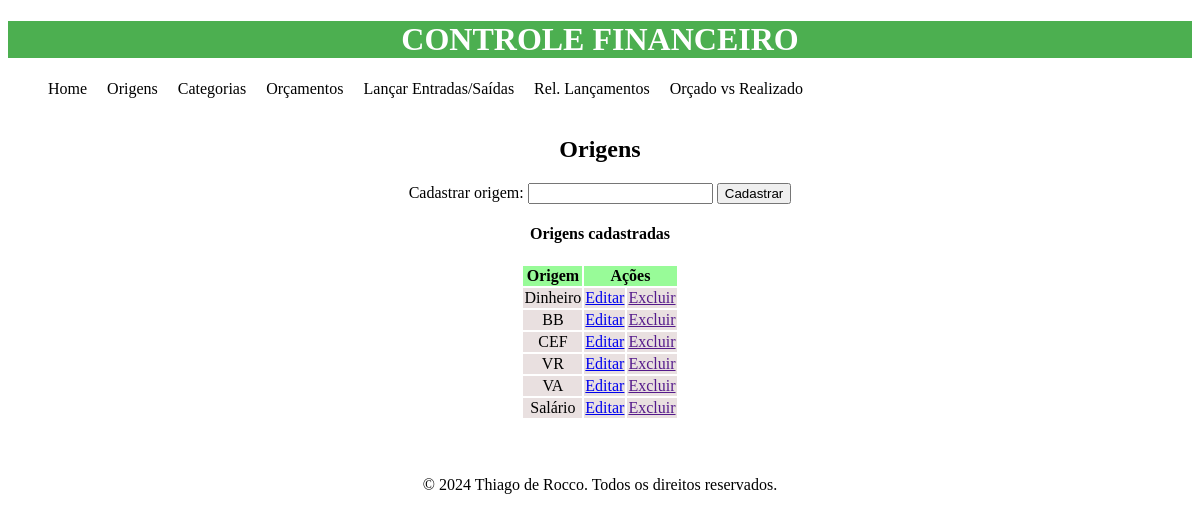
The app's page /origens/, older data.
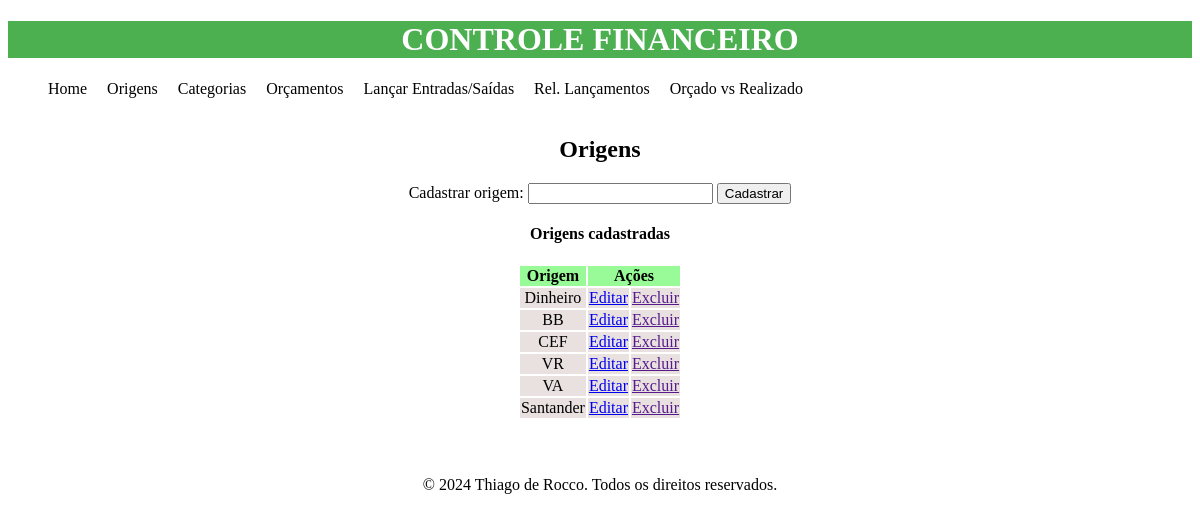
The same page, newer data.
### financeiro/models.py (models this page shows, shortened)
class Origem(models.Model):
    nome = models.CharField(max_length=255)

### financeiro/views.py (the view)
# urls.py: path('origens/', rel_origens, name='rel_origens'),
def rel_origens(request):
    nova_origem = Origem()
    if 'nome' in request.POST:
        nova_origem.nome = request.POST.get('nome')
        nova_origem.save()
    origens = Origem.objects.all()
    return render(request, 'financeiro/origens.html', {"origens": origens})

### financeiro/templates/financeiro/origens.html (shortened to what this page needs)
{% extends 'financeiro/base.html' %}
{% load static %}
{% block content %}
<br><br>
<h2>Origens</h2>
<form action="{% url 'rel_origens' %}" method="post">
    Cadastrar origem: <input type="text" name="nome">
    <input type="submit" value="Cadastrar">
</form>
<h4>Origens cadastradas</h4>
<table>
    <thead>
        <tr>
            <th>Origem</th>
            <th colspan="2">Ações</th>
        </tr>
    </thead>
    {% for origem in origens %}
    <tr>
        <td>{{ origem.nome }}</td><td><a href="#">Editar</a></td><td><a href="">Excluir</a></td>
    </tr>
    {% endfor %}
</table>
{% endblock %}

Row changes from the older to the newer data that the page shows:
removed Origem: nome "Salário"
added Origem: nome "Santander"
